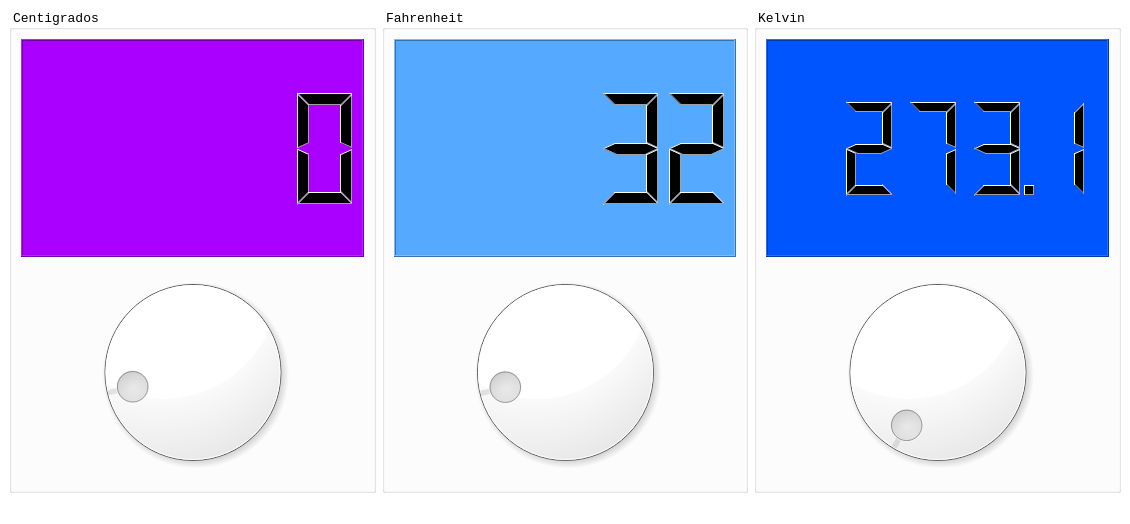
<?xml version="1.0" encoding="UTF-8"?>
<ui version="4.0">
 <class>Principal</class>
 <widget class="QMainWindow" name="Principal">
  <property name="geometry">
   <rect>
    <x>0</x>
    <y>0</y>
    <width>1130</width>
    <height>524</height>
   </rect>
  </property>
  <property name="windowTitle">
   <string>Principal</string>
  </property>
  <property name="windowIcon">
   <iconset>
    <normaloff>:/Recursos/alta-temperatura.png</normaloff>:/Recursos/alta-temperatura.png</iconset>
  </property>
  <property name="styleSheet">
   <string notr="true">background-color: rgb(255, 255, 255);
border-left-color: rgb(85, 170, 255);</string>
  </property>
  <widget class="QWidget" name="centralwidget">
   <layout class="QGridLayout" name="gridLayout">
    <item row="0" column="0">
     <widget class="QGroupBox" name="groupBox">
      <property name="font">
       <font>
        <family>Consolas</family>
        <pointsize>10</pointsize>
        <weight>50</weight>
        <bold>false</bold>
       </font>
      </property>
      <property name="styleSheet">
       <string notr="true">background-color: rgb(255, 255, 255);</string>
      </property>
      <property name="title">
       <string>Centigrados</string>
      </property>
      <layout class="QVBoxLayout" name="verticalLayout">
       <item>
        <widget class="QLCDNumber" name="outCent">
         <property name="styleSheet">
          <string notr="true">background-color: rgb(170, 0, 255);
</string>
         </property>
        </widget>
       </item>
       <item>
        <widget class="QDial" name="inCent">
         <property name="cursor">
          <cursorShape>ClosedHandCursor</cursorShape>
         </property>
         <property name="minimum">
          <number>-18</number>
         </property>
        </widget>
       </item>
      </layout>
     </widget>
    </item>
    <item row="0" column="1">
     <widget class="QGroupBox" name="groupBox_2">
      <property name="font">
       <font>
        <family>Consolas</family>
        <pointsize>10</pointsize>
       </font>
      </property>
      <property name="styleSheet">
       <string notr="true">background-color: rgb(255, 255, 255);</string>
      </property>
      <property name="title">
       <string>Fahrenheit</string>
      </property>
      <layout class="QVBoxLayout" name="verticalLayout_2">
       <item>
        <widget class="QLCDNumber" name="outFahr">
         <property name="styleSheet">
          <string notr="true">background-color: rgb(85, 170, 255);</string>
         </property>
         <property name="value" stdset="0">
          <double>32.000000000000000</double>
         </property>
        </widget>
       </item>
       <item>
        <widget class="QDial" name="inFahr">
         <property name="cursor">
          <cursorShape>ClosedHandCursor</cursorShape>
         </property>
         <property name="maximum">
          <number>210</number>
         </property>
         <property name="value">
          <number>32</number>
         </property>
        </widget>
       </item>
      </layout>
     </widget>
    </item>
    <item row="0" column="2">
     <widget class="QGroupBox" name="groupBox_3">
      <property name="font">
       <font>
        <family>Consolas</family>
        <pointsize>10</pointsize>
       </font>
      </property>
      <property name="styleSheet">
       <string notr="true">border-color: rgb(0, 0, 0);</string>
      </property>
      <property name="title">
       <string>Kelvin</string>
      </property>
      <layout class="QGridLayout" name="gridLayout_2">
       <item row="1" column="0">
        <widget class="QDial" name="inKel">
         <property name="cursor">
          <cursorShape>ClosedHandCursor</cursorShape>
         </property>
         <property name="maximum">
          <number>373</number>
         </property>
        </widget>
       </item>
       <item row="0" column="0">
        <widget class="QLCDNumber" name="outKel">
         <property name="font">
          <font>
           <pointsize>6</pointsize>
          </font>
         </property>
         <property name="styleSheet">
          <string notr="true">background-color: rgb(0, 85, 255);</string>
         </property>
         <property name="smallDecimalPoint">
          <bool>true</bool>
         </property>
         <property name="digitCount">
          <number>5</number>
         </property>
         <property name="value" stdset="0">
          <double>273.149999999999977</double>
         </property>
        </widget>
       </item>
      </layout>
     </widget>
    </item>
   </layout>
  </widget>
  <widget class="QMenuBar" name="menubar">
   <property name="geometry">
    <rect>
     <x>0</x>
     <y>0</y>
     <width>1130</width>
     <height>24</height>
    </rect>
   </property>
  </widget>
  <widget class="QStatusBar" name="statusbar"/>
 </widget>
 <resources/>
 <connections>
  <connection>
   <sender>inCent</sender>
   <signal>valueChanged(int)</signal>
   <receiver>outCent</receiver>
   <slot>display(int)</slot>
   <hints>
    <hint type="sourcelabel">
     <x>218</x>
     <y>365</y>
    </hint>
    <hint type="destinationlabel">
     <x>218</x>
     <y>161</y>
    </hint>
   </hints>
  </connection>
  <connection>
   <sender>inFahr</sender>
   <signal>valueChanged(int)</signal>
   <receiver>outFahr</receiver>
   <slot>display(int)</slot>
   <hints>
    <hint type="sourcelabel">
     <x>643</x>
     <y>365</y>
    </hint>
    <hint type="destinationlabel">
     <x>643</x>
     <y>161</y>
    </hint>
   </hints>
  </connection>
  <connection>
   <sender>inKel</sender>
   <signal>valueChanged(int)</signal>
   <receiver>outKel</receiver>
   <slot>display(int)</slot>
   <hints>
    <hint type="sourcelabel">
     <x>662</x>
     <y>392</y>
    </hint>
    <hint type="destinationlabel">
     <x>667</x>
     <y>172</y>
    </hint>
   </hints>
  </connection>
 </connections>
</ui>
